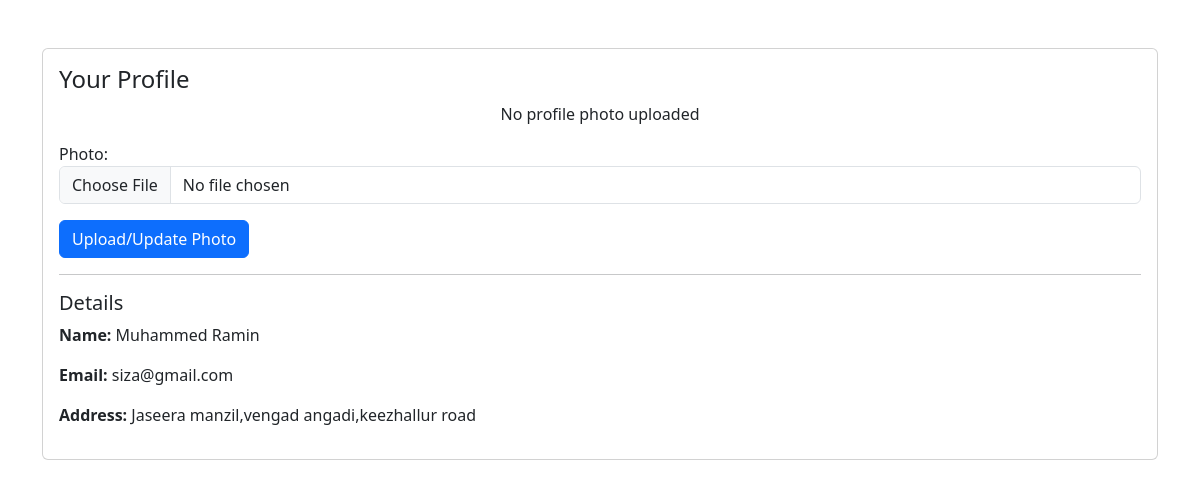
/users/stdprofile/ (signed in), run on the app's committed database.
### users/models.py (models this page shows, shortened)
class Student(models.Model):
    profile = models.OneToOneField(UserProfile, on_delete=models.CASCADE)
    address = models.TextField()
    school_class=models.ForeignKey(SchoolClass,on_delete=models.CASCADE,related_name='class_student',null=True,blank=True)
    dob = models.DateField(default=timezone.now)
    photo = models.ImageField(upload_to="student_photos/", blank=True, null=True)
    course=models.ManyToManyField(Course,related_name='assigned_student')
    hobbies=models.TextField(null=True,blank = True)
    bus = models.ForeignKey('Bus', null=True, blank=True, on_delete=models.SET_NULL)

class UserProfile(models.Model):
    user = models.OneToOneField(User, on_delete=models.CASCADE, related_name='profile')
    role = models.CharField(max_length=20, choices=ROLE_CHOICES)

### users/views.py (the view)
# urls.py: path('stdprofile/', views.student_profile, name='student_profile'),
@login_required
def student_profile(request):
    try:
        user_profile = UserProfile.objects.get(user=request.user)
        student = Student.objects.get(profile=user_profile)
    except UserProfile.DoesNotExist:
        raise Http404("User profile not found")
    except Student.DoesNotExist:
        raise Http404("Student not found")
    if request.method == "POST":
        photo_form = ProfilePhotoForm(request.POST, request.FILES, instance=student)
        if photo_form.is_valid():
            photo_form.save()
            return redirect('users:student_profile')
    else:
        photo_form = ProfilePhotoForm(instance=student)
    context = {
        'student': student,
        'photo_form': photo_form,
    }
    return render(request, 'users/student_profile.html', context)

### users/forms.py
class ProfilePhotoForm(forms.ModelForm):
    class Meta:
        model = Student
        fields = ['photo']
        widgets = {
            'photo': forms.ClearableFileInput(attrs={'class': 'form-control'}),
        }

### templates/users/student_profile.html (shortened to what this page needs)
<!DOCTYPE html>
<html lang="en">
<head>
    <link href="https://cdn.jsdelivr.net/npm/bootstrap@5.3.0-alpha1/dist/css/bootstrap.min.css" rel="stylesheet">
</head>
<body>
    <div class="container mt-5">
        <div class="card">
            <div class="card-body">
                <h4 class="card-title">Your Profile</h4>
                <div class="text-center">
                    {% if student.photo %}
                        <img src="{{ student.photo.url }}" alt="Profile Photo" class="img-thumbnail" style="width: 150px; height: 150px;">
                    {% else %}
                        <p>No profile photo uploaded</p>
                    {% endif %}
                </div>
                <form method="POST" enctype="multipart/form-data" class="mt-3">
                    {{ photo_form.as_p }}
                    <button type="submit" class="btn btn-primary">Upload/Update Photo</button>
                </form>
                <hr>
                <h5>Details</h5>
                <p><strong>Name:</strong> {{ student.profile.user.username }} </p>
                <p><strong>Email:</strong> {{ student.profile.user.email }}</p>
                <p><strong>Address:</strong> {{ student.address }}</p>
            </div>
        </div>
    </div>
</body>
</html>

### data on the page
Student: profile.user.username "Muhammed Ramin", profile.user.email "siza@gmail.com", address "Jaseera manzil,vengad angadi,keezhallur road"
